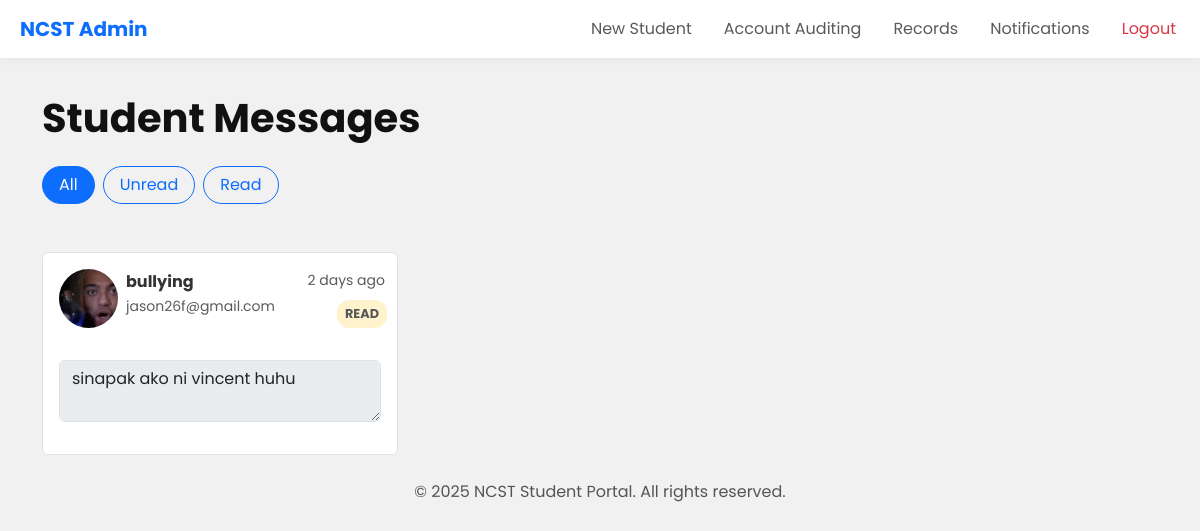
The page /src/views/admin/notifications/admin_Notification.php (signed in) on the database its author committed.
### tables this page shows
CREATE TABLE `Mail_log` (
  `id` int(11) NOT NULL,
  `from_id` int(11) NOT NULL,
  `to_id` int(11) NOT NULL,
  `email` varchar(255) NOT NULL,
  `subject` varchar(255) NOT NULL,
  `body` text NOT NULL,
  `attachment` blob DEFAULT NULL,
  `created_at` timestamp NOT NULL DEFAULT current_timestamp(),
  `student_read` tinyint(1) DEFAULT 0,
  `admin_read` tinyint(1) DEFAULT 0,
  `officer_sent` tinyint(1) DEFAULT 0,
  `status` enum('pending','accepted','declined') DEFAULT 'pending'
);

CREATE TABLE `students` (
  `student_id` int(11) NOT NULL,
  `first_name` varchar(50) DEFAULT NULL,
  `middle_name` varchar(50) DEFAULT NULL,
  `last_name` varchar(50) DEFAULT NULL,
  `birthday` date DEFAULT NULL,
  `sex` enum('male','female','other') DEFAULT NULL,
  `religion` varchar(50) DEFAULT NULL,
  `nationality` varchar(50) DEFAULT NULL,
  `guardian` varchar(100) DEFAULT NULL,
  `email` varchar(100) DEFAULT NULL,
  `password` varchar(100) NOT NULL,
  `social_media` varchar(100) DEFAULT NULL,
  `profile_pic` blob DEFAULT NULL,
  `address` varchar(200) DEFAULT NULL,
  `contact_number` varchar(20) DEFAULT NULL,
  `student_credits` int(11) DEFAULT NULL,
  `course` enum('Bachelor of Science in Information Technology','Bachelor of Science in Computer Science','Bachelor of Science in Hospitality Management','Bachelor of Science in Criminology','Bachelor of Science in Nursing','Bachelor of Arts in Communication','Bachelor of Science in Industrial Technology') DEFAULT NULL,
  `year_level` enum('1st','2nd','3rd','4th') DEFAULT NULL,
  `student_status` enum('Active','Inactive','Graduated','Dropped','Banned') DEFAULT NULL,
  `academic_standing` enum('Regular','Irregular','Probation','Dismissed') NOT NULL DEFAULT 'Regular',
  `current_gpa` decimal(3,2) DEFAULT NULL,
  `tuition_balance` decimal(10,2) DEFAULT NULL,
  `next_payment_due` date DEFAULT (curdate() + interval 1 month),
  `last_payment` timestamp NULL DEFAULT current_timestamp(),
  `scholarship` enum('Full','Partial','Athletic','Academic','None') NOT NULL DEFAULT 'None',
  `hasBirthCertificate` tinyint(1) DEFAULT NULL,
  `hasGoodMoral` tinyint(1) DEFAULT NULL,
  `hasReportCard` tinyint(1) DEFAULT NULL,
  `hasIDPicture` tinyint(1) DEFAULT NULL,
  `hasMedical_record` tinyint(1) DEFAULT NULL,
  `hasForm137` tinyint(1) DEFAULT NULL
);

### src/views/admin/notifications/admin_Notification.php (the view, shortened to what this page needs)
<?php
    include_once __DIR__ . '/../layouts/header_admin.php';
?>
<div class="container py-4">
    <?php
    $filter = 'all';
    if ($_SERVER['REQUEST_METHOD'] == 'GET') {
        $sql = "SELECT m.*, s.profile_pic
                FROM Mail_log m
                JOIN students s ON m.from_id = s.student_id
                ORDER BY created_at DESC";
        $query = $conn->query($sql);
    }
    ?>
    <header class="mb-5">
        <h1 class="display-5 fw-bold mb-4">Student Messages</h1>
        <form method="get">
            <div class="d-flex flex-wrap gap-2 mb-4">
                <button type="submit" name="All" class="btn btn-outline-primary rounded-pill px-3 filter-btn <?php echo ($filter === 'all') ? 'active' : ''; ?>">
                    <i class="iconify" data-icon="fluent-color:apps-list-detail-24" data-width="30px"></i> All
                </button>
                <button type="submit" name="Unread" class="btn btn-outline-primary rounded-pill px-3 filter-btn <?php echo ($filter === 'unread') ? 'active' : ''; ?>">
                    <i class="iconify" data-icon="fluent-color:mail-clock-24" data-width="30px"></i> Unread
                </button>
                <button type="submit" name="Read" class="btn btn-outline-primary rounded-pill px-3 filter-btn <?php echo ($filter === 'read') ? 'active' : ''; ?>">
                    <i class="iconify" data-icon="fluent-color:text-bullet-list-square-sparkle-24" data-width="30px"></i> Read
                </button>
            </div>
        </form>
    </header>
    <div class='row g-4'>
        <?php
                while($row = $query->fetch_object()) {
                $statusText = ($row->admin_read == 0) ? 'UNREAD' : 'READ';
                $createdTime = new DateTime($row->created_at);
                $now = new DateTime();
                $diff = $now->diff($createdTime);
                if($diff->y > 0){
                    $timeAgo = $diff->y . " year" . ($diff->y > 1 ? "s" : "") . " ago";
                } elseif($diff->m > 0){
                    $timeAgo = $diff->m . " month" . ($diff->m > 1 ? "s" : "") . " ago";
                } elseif($diff->d > 0){
                    $timeAgo = $diff->d . " day" . ($diff->d > 1 ? "s" : "") . " ago";
                } elseif($diff->h > 0){
                    $timeAgo = $diff->h . " hour" . ($diff->h > 1 ? "s" : "") . " ago";
                } elseif($diff->i > 0){
                    $timeAgo = $diff->i . " minute" . ($diff->i > 1 ? "s" : "") . " ago";
                } else {
                    $timeAgo = "Just now";
                }
            echo "
                <div class='col-md-6 col-lg-4'>
                    <a href='/ncst/src/views/mails/shared/student_mail.php?id={$row->id}'>
                        <div class=' border rounded bg-white'>
                            <div >
                                <div class='d-flex  p-3 position-relative'>
                                    <div class='flex-shrink-0'>
                                        <img src='/ncst/public/uploads/profile/{$row->profile_pic}' width='59px' class='rounded-circle' alt='Profile'>
                                    </div>
                                    <div class='flex-grow-1 mx-2'>
                                        <div class='fw-bold  w-75 overflow-hidden'>{$row->subject}</div>
                                        <div class='text-muted small overflow-hidden'></div>
                                        <div class='text-muted small'>{$row->email}</div>
                                    </div>
                                    <p class='status-badge status-pending position-absolute fw-bold'>$statusText </p>
                                    <div class='text-end  small text-muted position-absolute time'>
                                        <div>$timeAgo</div>
                                    </div>
                                </div>
                                </div>
                                <div class='mb-3 p-3'>
                                <textarea class='form-control'  rows='2' disabled>{$row->body}</textarea>
                            </div>
                        </div>
                    </a>
                </div>
                ";
            }
        ?>
    </div>
</div>
<?php
    include_once __DIR__ . '/../layouts/footer_admin.php';
?>

### src/css/style.css (style rules this page uses)
* { margin: 0; padding: 0; box-sizing: border-box; }
:root { --color-darkest: #111111 !important; --color-dark: #222222 !important; --color-medium: #555555 !important; --color-light: #888888 !important; }
body { font-family: "Poppins", sans-serif !important; font-weight: 400 !important; font-size: clamp(0.875rem, 1vw + 0.5rem, 1rem) !important; color: var(--color-darkest) !important; line-height: 1.6 !important; background-color: #f1f1f1 !important; }
h1, h2, h3, h4, h5 { font-family: "Poppins", sans-serif !important; font-weight: 700 !important; color: var(--color-darkest) !important; line-height: 1.2 !important; }
h1 { font-size: clamp(1.75rem, 4vw, 2.5rem) !important; }
p { font-weight: 400 !important; color: var(--color-medium) !important; }

### src/views/admin/notifications/admin_Notification.php (style rules this page uses)
body { background-color: #f8f9fa; font-family: 'Segoe UI', system-ui, -apple-system, sans-serif; }
.status-badge { position: absolute; bottom: 0; right: 10px; font-size: 0.8rem; padding: 4px 8px; border-radius: 12px; }
.status-pending { background-color: #fff3cd; color: #856404; }
.filter-btn.active { background-color: #0d6efd; color: white; }
a { text-decoration: none; color: inherit; }
a { text-decoration: none !important; color: #333333; }
.time { right: 12px; }

### rows shown on the page
mail_log: students.profile_pic (picture), subject "bullying", email "jason26f@gmail.com", admin_read "READ", body "sinapak ako ni vincent huhu"
